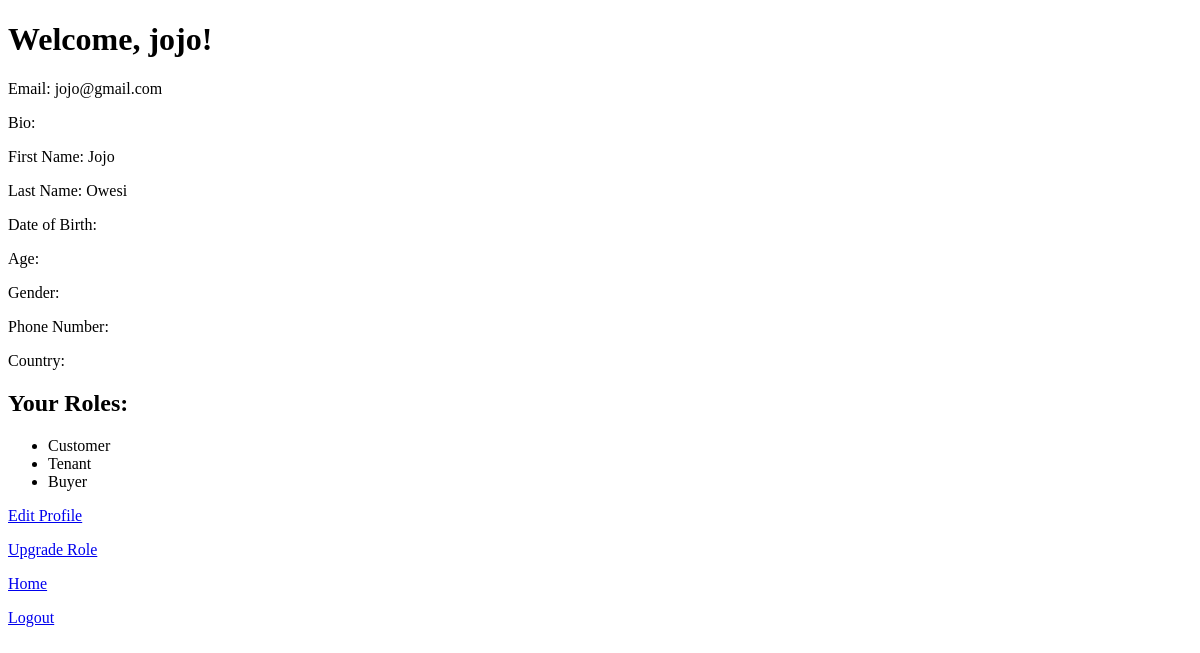
The page /accounts/profile/ (signed in) on the database as committed earlier.
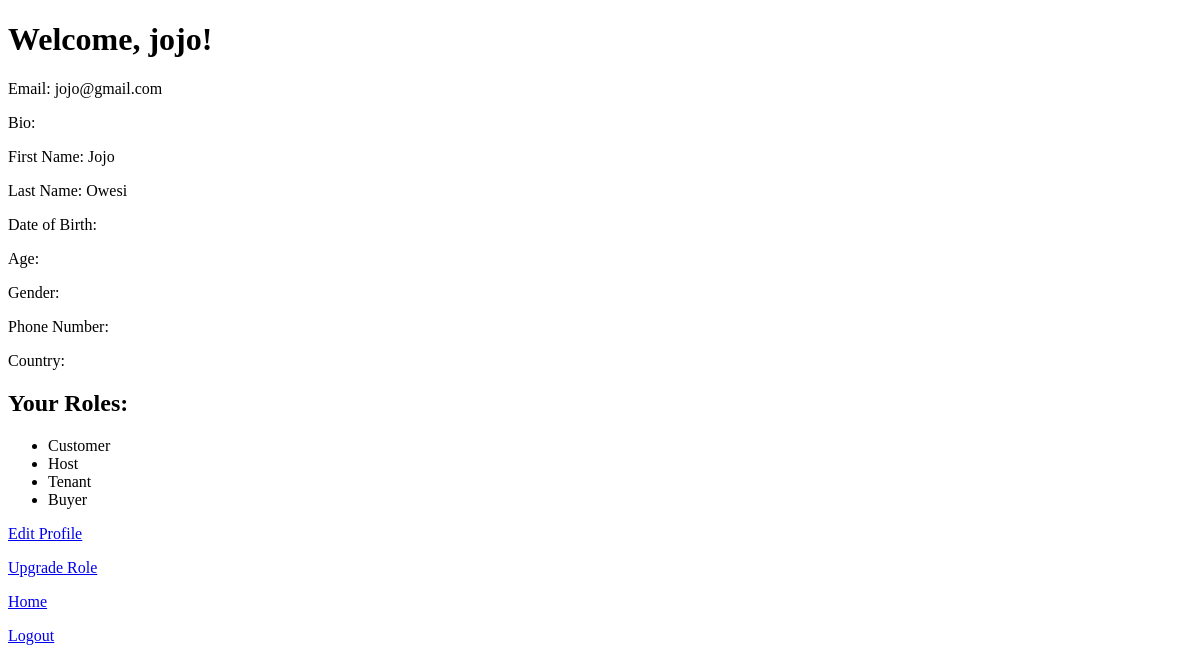
The same page on the database as committed later.
### accounts/views.py (the view)
# urls.py: path('profile/', views.user_profile_view, name='user_profile_view'),
@login_required
def user_profile_view(request):
    user = request.user
    profile, created = Profile.objects.get_or_create(user=user)
    context = {
        'user': user,
        'profile': profile,
    }
    return render(request, 'accounts/profile_view.html', context)

### accounts/templates/accounts/profile_view.html (shortened to what this page needs)
<!DOCTYPE html>
<html lang="en">
<head>
</head>
<body>
    <h1>Welcome, {{ user.username }}!</h1>
    <p>Email: {{ user.email }}</p>
    <p>Bio: {{ profile.bio }}</p>
    <p>First Name: {{ user.first_name }}</p>
    <p>Last Name: {{ user.last_name }}</p>
    <p>Date of Birth: {{ user.date_of_birth }}</p>
    <p>Age: {{ user.age }}</p>
    <p>Gender: {{ user.gender }}</p>
    <p>Phone Number: {{ user.phone_number }}</p>
    <p>Country: {{ user.country }}</p>
    <h2>Your Roles:</h2>
    <ul>
        {% if user.is_customer %}<li>Customer</li>{% endif %}
        {% if user.is_host %}<li>Host</li>{% endif %}
        {% if user.is_tenant %}<li>Tenant</li>{% endif %}
        {% if user.is_buyer %}<li>Buyer</li>{% endif %}
    </ul>
    <p><a href="{% url 'accounts:user_profile_edit' %}">Edit Profile</a></p>
    <p><a href="{% url 'accounts:upgrade_role' %}">Upgrade Role</a></p>
    <p><a href="{% url 'homepage' %}">Home</a></p>
    <p><a href="{% url 'accounts:logout' %}">Logout</a></p>
</body>
</html>

Rows that differ between the two databases and show on the page:
changed User "jojo": is_host False → True (drawn)
Other text that changed with them:
text now shown: "Host"
